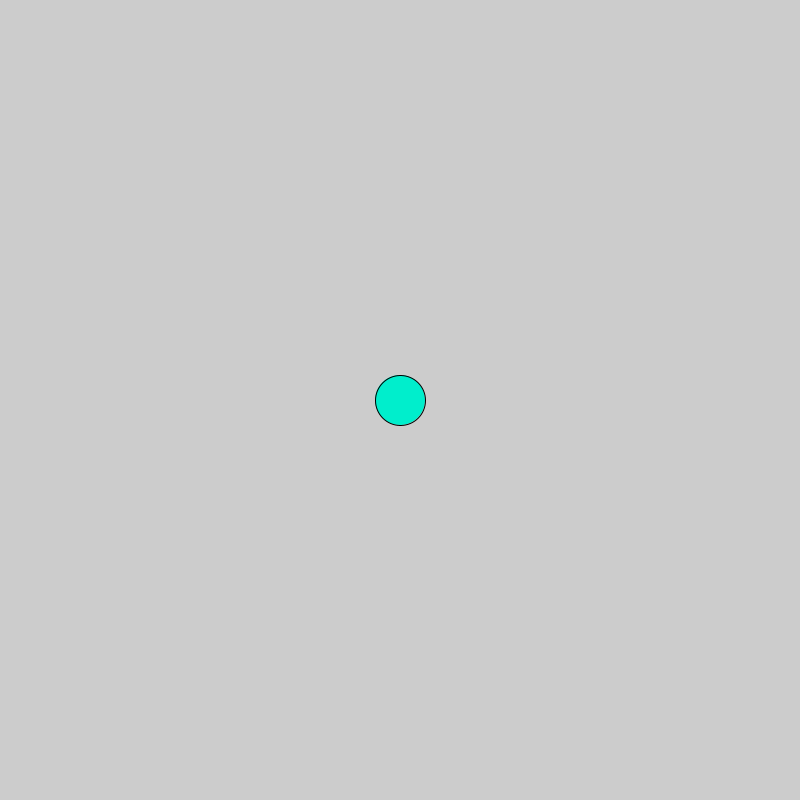
Frame 1 (no input)
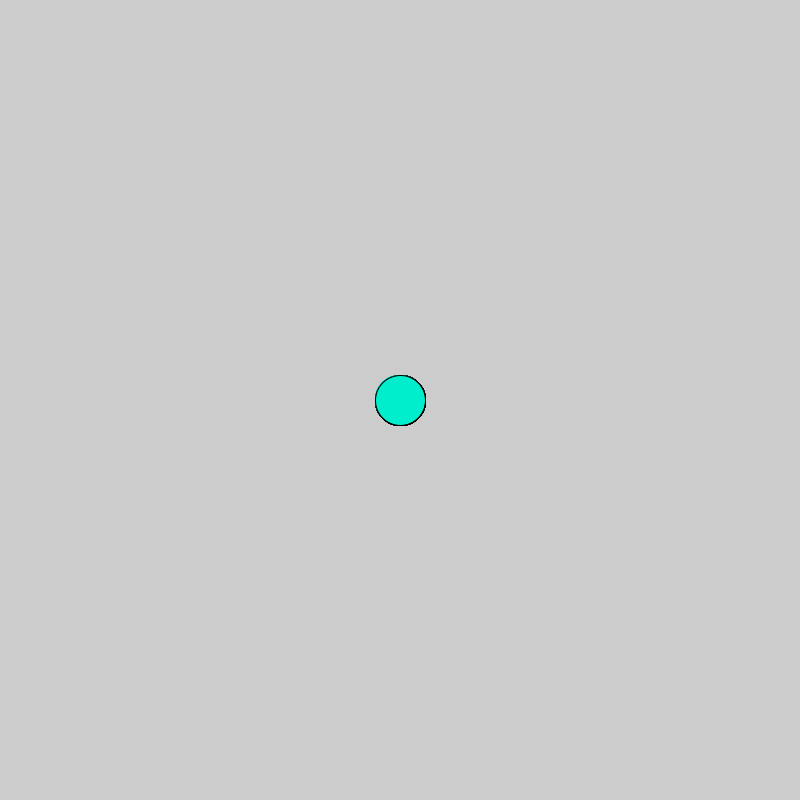
Frame 60 (the mouse pressed at the canvas centre just before this capture)
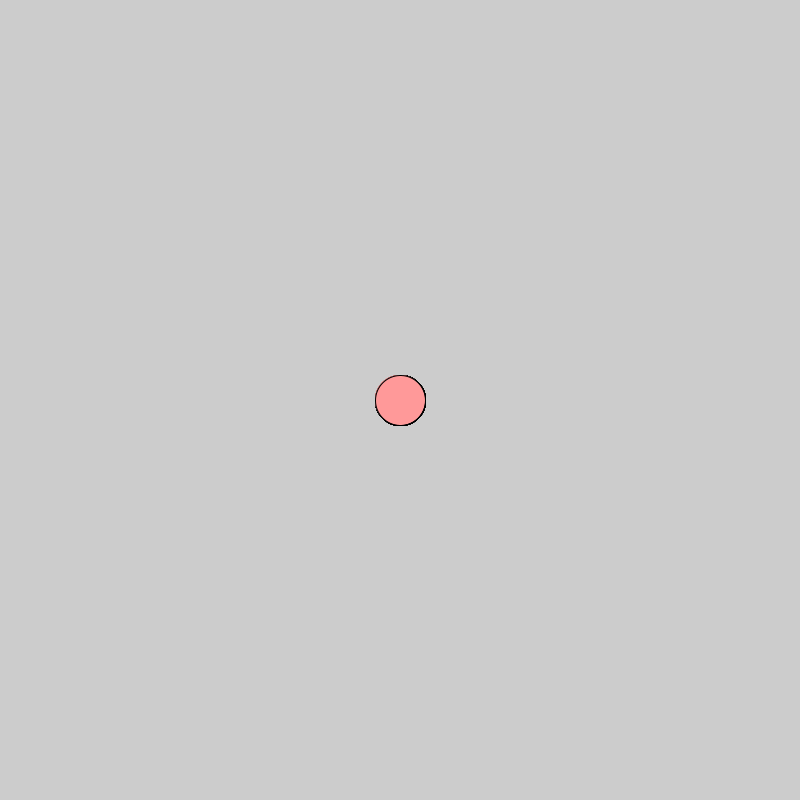
Frame 120 (the mouse held since frame 60 and released just before this capture)

The Processing sketch that drew these frames (run headless with seeded random() and noise(); from frame 60 on, the mouse is pressed at the canvas centre):

// Processing sketch: Vy_Day2__2
// ── Vy_Day2__2.pde
 void setup() {
  size(800, 800);
}

void draw() {
  
   
fill(0,238,204);
   //3. if the mouse is pressed, fill the circle with a different color          
if(mousePressed){fill(255,153,153);
}
   
ellipse(400,400,50,50);
}
// Copyright Wintriss Technical Schools 2013
